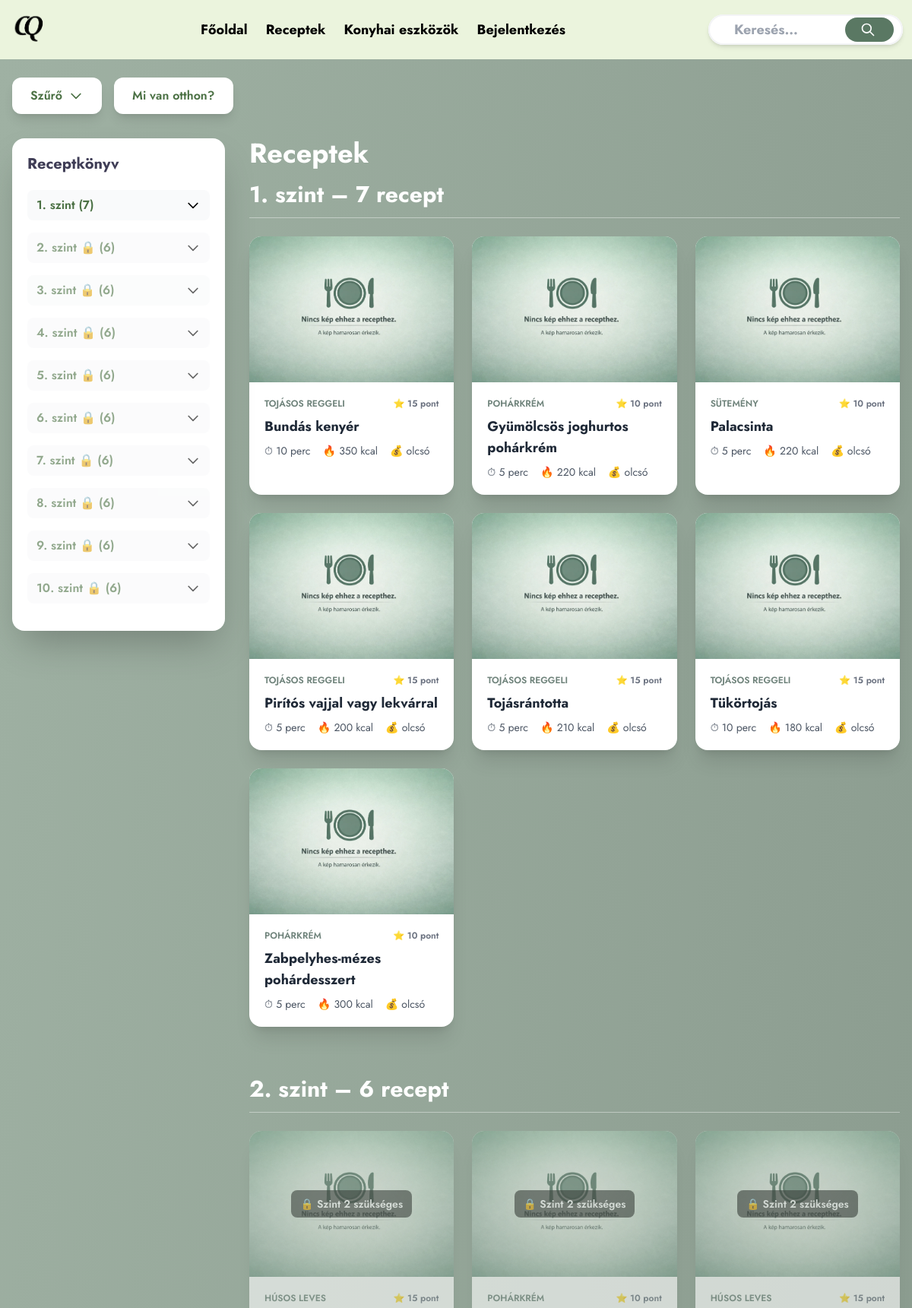
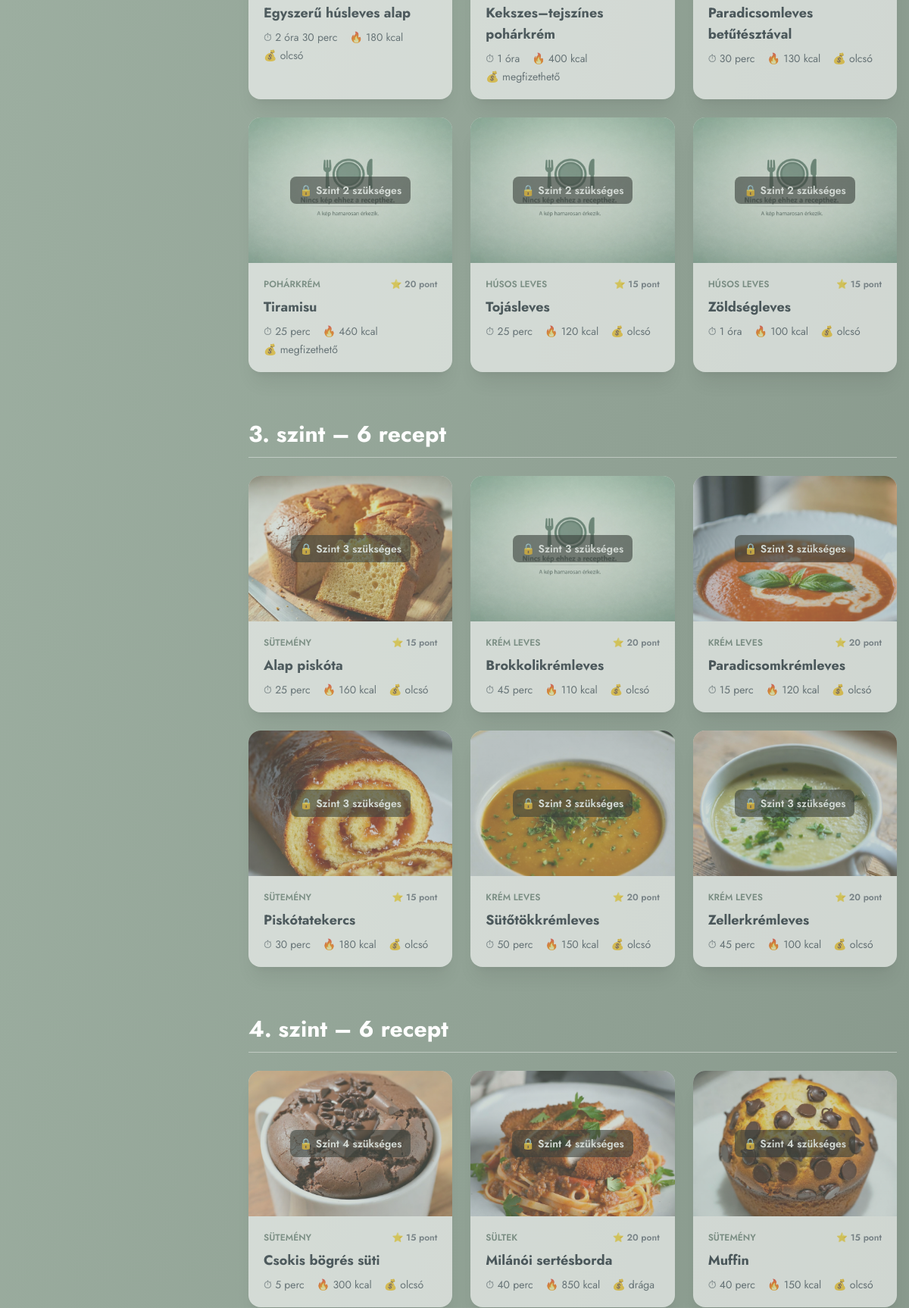
The page /views/receptek/receptek.php (upper part) on the database its author committed (2 pictures, top to bottom).
### tables this page shows
CREATE TABLE `recept` (
  `ReceptID` int(11) NOT NULL,
  `Nev` varchar(150) NOT NULL,
  `Kep` varchar(255) NOT NULL,
  `ElkeszitesiIdo` time NOT NULL,
  `NehezsegiSzintID` int(11) NOT NULL,
  `BegyujthetoPontok` int(11) NOT NULL,
  `Adag` int(11) NOT NULL,
  `Elkeszitesi_leiras` text NOT NULL,
  `ElkeszitesiModID` int(11) NOT NULL,
  `ArkategoriaID` int(11) NOT NULL,
  `AlkategoriaID` int(11) DEFAULT NULL,
  `Kaloria` decimal(6,2) NOT NULL
);

CREATE TABLE `nehezsegiszint` (
  `NehezsegiSzintID` int(11) NOT NULL,
  `Szint` int(11) NOT NULL
);

CREATE TABLE `alkategoria` (
  `AlkategoriaID` int(11) NOT NULL,
  `KategoriaID` int(11) NOT NULL,
  `Alkategoria` varchar(255) NOT NULL
);

CREATE TABLE `arkategoria` (
  `ArkategoriaID` int(11) NOT NULL,
  `Arkategoria` varchar(255) NOT NULL
);

### controller/ReceptekVezerlo.php (called while the page is built, shortened)
<?php
require_once __DIR__ . '/ReceptTarolo.php';
class ReceptekVezerlo
{
    private ReceptTarolo $receptTarolo;
    public function __construct(private PDO $pdo)
    {
        $this->receptTarolo = new ReceptTarolo($pdo);
    }
    private function alapViewData(): array
    {
        return [
            'receptId' => 0,
            'felhasznaloId' => 0,
            'sessionFelhasznaloId' => 0,
            'aktualisPontok' => null,
            'receptekSzintekSzerint' => [],
            'kategoriaCheckboxok' => [],
            'arKategoriaOpcio' => [],
            'recept' => null,
            'hozzavalok' => [],
            'marElkeszitette' => false,
            'progress' => null,
            'aktualisSzint' => 1,
            'teljesitettSet' => [],
            'detailStatus' => null,
            'szintLepett' => false,
        ];
    }
    private function getSessionFelhasznaloId(): int
    {
        return (int)($_SESSION['felhasznalo_id']
            ?? $_SESSION['FelhasznaloID']
            ?? ($_SESSION['user']['FelhasznaloID'] ?? 0)
        );
    }
    private function detailStatusUzenet(?string $status, int $need = 0): ?array
    {
        if ($status === null || $status === '') {
            return null;
        }
        return ['bg-red-100 text-red-800', '❌ Hiba: ' . htmlspecialchars($status)];
    }
    public function kezeles(): array
    {
        $viewData = $this->alapViewData();
        $felhasznaloId = $this->getSessionFelhasznaloId();
        $viewData['sessionFelhasznaloId'] = $felhasznaloId;
        $viewData['detailStatus'] = $this->detailStatusUzenet($_GET['status'] ?? null, (int)($_GET['need'] ?? 0));
        $receptek = $this->receptTarolo->osszesLista();
        $receptekSzintekSzerint = [];
        foreach ($receptek as $r) {
            $szint = (int)$r['Szint'];
            $receptekSzintekSzerint[$szint] ??= [];
            $receptekSzintekSzerint[$szint][] = $r;
        }
        $recept = null;
        $viewData = array_merge($viewData, compact(
            'receptId',
            'felhasznaloId',
            'aktualisPontok',
            'receptekSzintekSzerint',
            'kategoriaCheckboxok',
            'arKategoriaOpcio',
            'recept',
            'hozzavalok',
            'marElkeszitette',
            'progress',
            'aktualisSzint',
            'teljesitettSet',
            'szintLepett'
        ));
        return $viewData;
    }
}

### controller/ReceptTarolo.php (called while the page is built, shortened)
<?php
class ReceptTarolo
{
    public function osszesLista(): array
    {
        return $this->pdo->query("
            SELECT
                r.*, n.Szint,
                kat.Kategoria AS FoKategoriaNev,
                alk.Alkategoria AS AlkategoriaNev,
                a.Arkategoria AS ArkategoriaNev
            FROM recept r
            INNER JOIN nehezsegiszint n ON r.NehezsegiSzintID = n.NehezsegiSzintID
            LEFT JOIN alkategoria alk ON r.AlkategoriaID = alk.AlkategoriaID
            LEFT JOIN kategoria kat ON alk.KategoriaID = kat.KategoriaID
            LEFT JOIN arkategoria a ON r.ArkategoriaID = a.ArkategoriaID
            ORDER BY n.Szint, r.Nev
        ")->fetchAll();
    }
}

### api/receptek_seged.php (called while the page is built, shortened)
<?php
function formatIdo(string $ido_str): string
{
    $parts = explode(':', $ido_str);
    $ora = (int)$parts[0];
    $perc = (int)$parts[1];
    if ($ora > 0) return $ora . " óra" . ($perc > 0 ? " $perc perc" : "");
    if ($perc > 0) return "$perc perc";
    return "kevesebb mint 1 perc";
}
function formatMennyiseg($mennyiseg)
{
    if (floor($mennyiseg) == $mennyiseg) return (int)$mennyiseg;
    return rtrim(rtrim(number_format((float)$mennyiseg, 2, '.', ''), '0'), '.');
}
function receptKepSrc(?string $dbKep): string
{
    $dbKep = trim((string)$dbKep);
    $file = trim(basename($dbKep));
    if (!is_file(RECIPE_IMG_DIR . $file)) {
        return RECIPE_IMG_URL . RECIPE_IMG_PLACEHOLDER;
    }
    return RECIPE_IMG_URL . rawurlencode($file);
}

### views/receptek/receptek.php (the view, shortened to what this page needs)
<?php
require_once __DIR__ . '/../../api/receptek_bootstrap.php';
require_once __DIR__ . '/../../controller/ReceptekVezerlo.php';
$vezerlo = new ReceptekVezerlo($pdo);
$viewData = $vezerlo->kezeles();
extract($viewData, EXTR_OVERWRITE);
include __DIR__ . '/../head.php';
?>
<main class="min-h-screen bg-gradient-to-br from-[#9FB1A3] to-[#7F8F83] font-jost">
    <div class="max-w-7xl mx-auto py-6 px-4">
        <?php if (!$recept): ?>
            <div class="mb-8">
                <div class="flex flex-col sm:flex-row gap-4 mb-4">
                    <button id="szuroGomb" type="button" class="bg-white px-6 py-3 rounded-xl shadow-lg flex items-center gap-2 font-semibold text-[#4A7043] hover:bg-gray-50 transition w-full sm:w-auto">
                        <span>Szűrő</span>
                        <svg id="szuroNyil" class="w-5 h-5 transition-transform" fill="none" stroke="currentColor" viewBox="0 0 24 24">
                            <path stroke-linecap="round" stroke-linejoin="round" stroke-width="2" d="M19 9l-7 7-7-7" />
                        </svg>
                    </button>
                    <a href="hutom.php" class="bg-white px-6 py-3 rounded-xl shadow-lg flex items-center gap-2 font-semibold text-[#4A7043] hover:bg-gray-50 transition w-full sm:w-auto justify-center">
                        <span>Mi van otthon?</span>
                    </a>
                </div>
            </div>
        <?php endif; ?>
        <div class="flex flex-col lg:flex-row lg:gap-8">
            <aside id="sidebar" class="fixed inset-y-0 left-0 z-40 w-80 bg-white shadow-2xl transform -translate-x-full lg:translate-x-0 lg:sticky lg:top-6 lg:self-start lg:max-h-[calc(100vh-3rem)] lg:overflow-y-auto lg:w-[280px] transition-transform duration-300 rounded-r-2xl lg:rounded-2xl">
                <div class="p-5">
                    <div class="flex items-center justify-between mb-5">
                        <h2 class="text-xl font-bold text-[#3F3D56]">Receptkönyv</h2>
                    </div>
                    <?php foreach ($receptekSzintekSzerint as $szint => $lista): ?>
                        <?php $szintLocked = ((int)$szint > (int)$aktualisSzint); ?>
                        <div class="mb-4">
                            <button type="button"
                                class="w-full text-left flex items-center justify-between py-2 px-3 bg-gray-50 hover:bg-gray-100 rounded-lg transition szint-sav-cim <?= $szintLocked ? 'opacity-60' : '' ?>">
                                <span class="font-semibold text-[#4A7043]">
                                    <?= (int)$szint ?>. szint <?= $szintLocked ? '🔒' : '' ?>
                                    (<span class="szint-darab" data-szint="<?= (int)$szint ?>"><?= count($lista) ?></span>)
                                </span>
                                <svg class="w-5 h-5 transition-transform sav-nyil" fill="none" stroke="currentColor" viewBox="0 0 24 24">
                                    <path stroke-linecap="round" stroke-linejoin="round" stroke-width="2" d="M19 9l-7 7-7-7" />
                                </svg>
                            </button>
                        </div>
                    <?php endforeach; ?>
                </div>
            </aside>
            <section id="receptekTarolo" class="flex-1">
                <?php if (!$recept): ?>
                    <h1 class="text-4xl font-bold text-white mb-4">Receptek</h1>
                    <?php foreach ($receptekSzintekSzerint as $szint => $lista): ?>
                        <div class="mb-16 szint-blokk" data-szint="<?= (int)$szint ?>">
                            <h2 class="text-3xl font-bold text-white mb-6 border-b border-white/40 pb-3">
                                <?= (int)$szint ?>. szint – <span class="szint-darab-fo" data-szint="<?= (int)$szint ?>"><?= count($lista) ?></span> recept
                            </h2>
                            <div class="grid grid-cols-1 sm:grid-cols-2 lg:grid-cols-3 gap-6">
                                <?php foreach ($lista as $r): ?>
                                    <?php
                                    $nevLower = mb_strtolower((string)$r['Nev']);
                                    $keresoMezok = [];
                                    foreach ($r as $ertek) {
                                        $keresoMezok[] = (string)$ertek;
                                    }
                                    $keresoSzoveg = function_exists('mb_strtolower')
                                        ? mb_strtolower(implode(' ', $keresoMezok), 'UTF-8')
                                        : strtolower(implode(' ', $keresoMezok));
                                    $rSzint = (int)($r['Szint'] ?? $r['NehezsegiSzintID'] ?? $szint);
                                    $locked = ($rSzint > (int)$aktualisSzint);
                                    ?>
                                    <?php if (!$locked): ?>
                                        <a href="receptek.php?id=<?= (int)$r['ReceptID'] ?>"
                                            class="recept-kartya bg-white rounded-2xl shadow-xl overflow-hidden hover:-translate-y-1 transition block relative"
                                            <?php else: ?>
                                            <a href="javascript:void(0)"
                                            onclick="alert('Zárolt recept: Szint <?= $rSzint ?> szükséges.')"
                                            class="recept-kartya bg-white rounded-2xl shadow-xl overflow-hidden transition block relative cursor-not-allowed opacity-60"
                                            <?php endif; ?>
                                            data-recept-id="<?= (int)$r['ReceptID'] ?>"
                                            data-nev="<?= htmlspecialchars($nevLower) ?>"
                                            data-kereso="<?= htmlspecialchars($keresoSzoveg) ?>"
                                            data-fokategoria="<?= htmlspecialchars($r['FoKategoriaNev'] ?? 'Nem kategorizált') ?>"
                                            data-alkategoria="<?= htmlspecialchars($r['AlkategoriaNev'] ?? 'Egyéb') ?>"
                                            data-arkategoria="<?= htmlspecialchars($r['ArkategoriaNev'] ?? 'Nincs') ?>"
                                            data-elkeszitesi-ido="<?= htmlspecialchars((string)($r['ElkeszitesiIdo'] ?? '')) ?>">
                                            <div class="relative">
                                                <img src="<?= htmlspecialchars(receptKepSrc($r['Kep'] ?? '')) ?>" class="w-full h-48 object-cover" alt="">
                                                <?php if ($locked): ?>
                                                    <div class="absolute inset-0 flex items-center justify-center">
                                                        <div class="bg-black/60 text-white px-3 py-2 rounded-lg text-sm font-semibold">
                                                            🔒 Szint <?= $rSzint ?> szükséges
                                                        </div>
                                                    </div>
                                                <?php endif; ?>
                                            </div>
                                            <div class="p-5">
                                                <div class="flex justify-between text-xs text-gray-500 mb-2 font-semibold">
                                                    <span class="text-[#6F837B] uppercase"><?= htmlspecialchars($r['AlkategoriaNev'] ?? 'Egyéb') ?></span>
                                                    <span>⭐ <?= (int)$r['BegyujthetoPontok'] ?> pont</span>
                                                </div>
                                                <h2 class="text-lg font-bold mb-2 text-gray-800"><?= htmlspecialchars($r['Nev']) ?></h2>
                                                <div class="flex flex-wrap gap-x-4 gap-y-1 text-sm text-gray-600">
                                                    <span>⏱ <?= formatIdo((string)$r['ElkeszitesiIdo']) ?></span>
                                                    <span>🔥 <?= formatMennyiseg((float)($r['Kaloria'] ?? 0)) ?> kcal</span>
                                                    <span>💰 <?= htmlspecialchars($r['ArkategoriaNev'] ?? 'Nincs') ?></span>
                                                </div>
                                            </div>
                                        </a>
                                    <?php endforeach; ?>
                            </div>
                        </div>
                    <?php endforeach; ?>
                <?php endif; ?>
            </section>
        </div>
    </div>
</main>
<?php include __DIR__ . '/../footer.php'; ?>

### rows shown on the page
recept: NehezsegiSzintID.Szint "10", count($lista) "6"
recept: AlkategoriaID.Alkategoria "TOJÁSOS REGGELI", BegyujthetoPontok "15", Nev "Bundás kenyér", ElkeszitesiIdo "10 perc", Kaloria "350", ArkategoriaID.Arkategoria "olcsó"
recept: AlkategoriaID.Alkategoria "POHÁRKRÉM", BegyujthetoPontok "10", Nev "Gyümölcsös joghurtos pohárkrém", ElkeszitesiIdo "5 perc", Kaloria "220", ArkategoriaID.Arkategoria "olcsó"
recept: AlkategoriaID.Alkategoria "SÜTEMÉNY", BegyujthetoPontok "10", Nev "Palacsinta", ElkeszitesiIdo "5 perc", Kaloria "220", ArkategoriaID.Arkategoria "olcsó"
recept: AlkategoriaID.Alkategoria "TOJÁSOS REGGELI", BegyujthetoPontok "15", Nev "Pirítós vajjal vagy lekvárral", ElkeszitesiIdo "5 perc", Kaloria "200", ArkategoriaID.Arkategoria "olcsó"
recept: AlkategoriaID.Alkategoria "TOJÁSOS REGGELI", BegyujthetoPontok "15", Nev "Tojásrántotta", ElkeszitesiIdo "5 perc", Kaloria "210", ArkategoriaID.Arkategoria "olcsó"
recept: AlkategoriaID.Alkategoria "TOJÁSOS REGGELI", BegyujthetoPontok "15", Nev "Tükörtojás", ElkeszitesiIdo "10 perc", Kaloria "180", ArkategoriaID.Arkategoria "olcsó"
recept: AlkategoriaID.Alkategoria "POHÁRKRÉM", BegyujthetoPontok "10", Nev "Zabpelyhes-mézes pohárdesszert", ElkeszitesiIdo "5 perc", Kaloria "300", ArkategoriaID.Arkategoria "olcsó"
recept: NehezsegiSzintID.Szint "2", AlkategoriaID.Alkategoria "HÚSOS LEVES", BegyujthetoPontok "15", Nev "Egyszerű húsleves alap", ElkeszitesiIdo "2 óra 30 perc", Kaloria "180", ArkategoriaID.Arkategoria "olcsó"
recept: NehezsegiSzintID.Szint "2", AlkategoriaID.Alkategoria "POHÁRKRÉM", BegyujthetoPontok "10", Nev "Kekszes–tejszínes pohárkrém", ElkeszitesiIdo "1 óra", Kaloria "400", ArkategoriaID.Arkategoria "megfizethető"
recept: NehezsegiSzintID.Szint "2", AlkategoriaID.Alkategoria "HÚSOS LEVES", BegyujthetoPontok "15", Nev "Paradicsomleves betűtésztával", ElkeszitesiIdo "30 perc", Kaloria "130", ArkategoriaID.Arkategoria "olcsó"
recept: NehezsegiSzintID.Szint "2", AlkategoriaID.Alkategoria "POHÁRKRÉM", BegyujthetoPontok "20", Nev "Tiramisu", ElkeszitesiIdo "25 perc", Kaloria "460", ArkategoriaID.Arkategoria "megfizethető"
recept: NehezsegiSzintID.Szint "2", AlkategoriaID.Alkategoria "HÚSOS LEVES", BegyujthetoPontok "15", Nev "Tojásleves", ElkeszitesiIdo "25 perc", Kaloria "120", ArkategoriaID.Arkategoria "olcsó"
recept: NehezsegiSzintID.Szint "2", AlkategoriaID.Alkategoria "HÚSOS LEVES", BegyujthetoPontok "15", Nev "Zöldségleves", ElkeszitesiIdo "1 óra", Kaloria "100", ArkategoriaID.Arkategoria "olcsó"
recept: Kep (picture), NehezsegiSzintID.Szint "3", AlkategoriaID.Alkategoria "SÜTEMÉNY", BegyujthetoPontok "15", Nev "Alap piskóta", ElkeszitesiIdo "25 perc", Kaloria "160", ArkategoriaID.Arkategoria "olcsó"
recept: NehezsegiSzintID.Szint "3", AlkategoriaID.Alkategoria "KRÉM LEVES", BegyujthetoPontok "20", Nev "Brokkolikrémleves", ElkeszitesiIdo "45 perc", Kaloria "110", ArkategoriaID.Arkategoria "olcsó"
recept: Kep (picture), NehezsegiSzintID.Szint "3", AlkategoriaID.Alkategoria "KRÉM LEVES", BegyujthetoPontok "20", Nev "Paradicsomkrémleves", ElkeszitesiIdo "15 perc", Kaloria "120", ArkategoriaID.Arkategoria "olcsó"
recept: Kep (picture), NehezsegiSzintID.Szint "3", AlkategoriaID.Alkategoria "SÜTEMÉNY", BegyujthetoPontok "15", Nev "Piskótatekercs", ElkeszitesiIdo "30 perc", Kaloria "180", ArkategoriaID.Arkategoria "olcsó"
recept: Kep (picture), NehezsegiSzintID.Szint "3", AlkategoriaID.Alkategoria "KRÉM LEVES", BegyujthetoPontok "20", Nev "Sütőtökkrémleves", ElkeszitesiIdo "50 perc", Kaloria "150", ArkategoriaID.Arkategoria "olcsó"
recept: Kep (picture), NehezsegiSzintID.Szint "3", AlkategoriaID.Alkategoria "KRÉM LEVES", BegyujthetoPontok "20", Nev "Zellerkrémleves", ElkeszitesiIdo "45 perc", Kaloria "100", ArkategoriaID.Arkategoria "olcsó"
recept: Kep (picture), NehezsegiSzintID.Szint "4", AlkategoriaID.Alkategoria "SÜTEMÉNY", BegyujthetoPontok "15", Nev "Csokis bögrés süti", ElkeszitesiIdo "5 perc", Kaloria "300", ArkategoriaID.Arkategoria "olcsó"
recept: Kep (picture), NehezsegiSzintID.Szint "4", AlkategoriaID.Alkategoria "SÜLTEK", BegyujthetoPontok "20", Nev "Milánói sertésborda", ElkeszitesiIdo "40 perc", Kaloria "850", ArkategoriaID.Arkategoria "drága"
recept: Kep (picture), NehezsegiSzintID.Szint "4", AlkategoriaID.Alkategoria "SÜTEMÉNY", BegyujthetoPontok "15", Nev "Muffin", ElkeszitesiIdo "40 perc", Kaloria "150", ArkategoriaID.Arkategoria "olcsó"

### other values the page prints
$szint "1"
count($lista) "7"
$szint "2"
count($lista) "6"
$szint "3"
$szint "4"
$szint "5"
$szint "6"
$szint "7"
$szint "8"
$szint "9"
